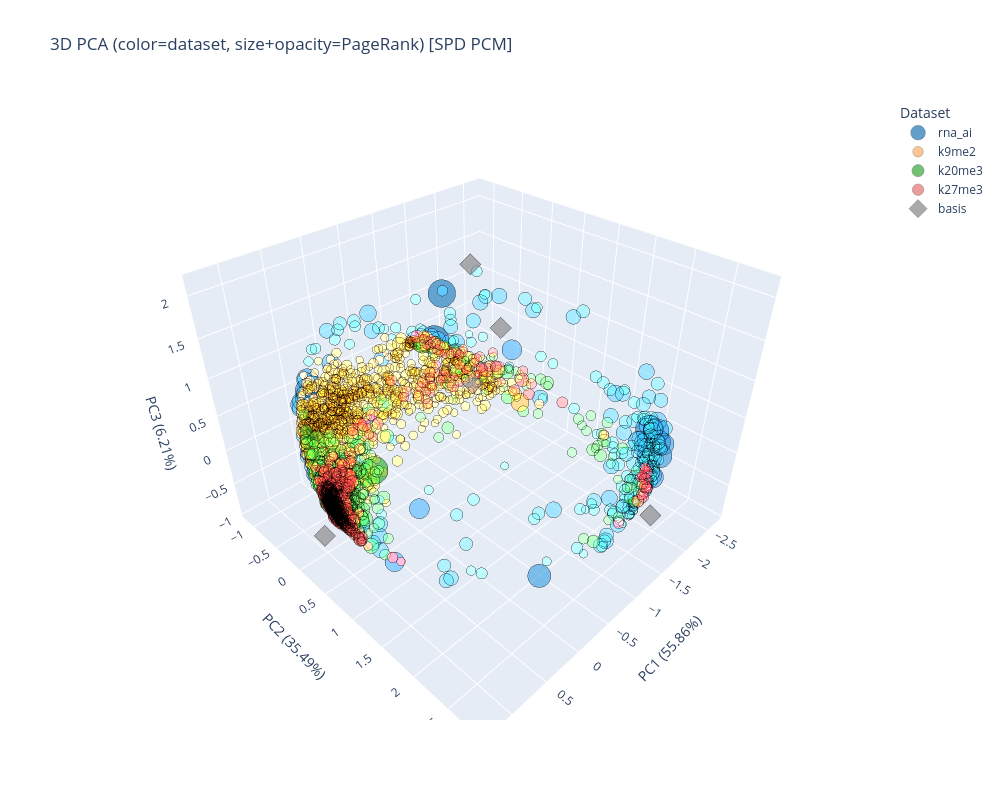

Notebook source saved alongside this figure:
### Code cell
import numpy as np
import pandas as pd
import plotly.graph_objects as go
from sklearn.decomposition import PCA


def build_pca_projection_map(data_dict, keys):
    combined_data = pd.concat([data_dict[k] for k in keys], axis=0)
    pca_model = PCA(n_components=3, random_state=42)
    combined_embedding = pca_model.fit_transform(combined_data)

    node_to_coords = {}
    start_idx = 0
    for k in keys:
        cat_df = data_dict[k]
        end_idx = start_idx + len(cat_df)
        cat_embedding = combined_embedding[start_idx:end_idx]
        for gene, coords in zip(cat_df.index, cat_embedding):
            node_to_coords[f"{gene}_{k}"] = coords
        start_idx = end_idx

    # Include basis vectors in PCA space for optional plotting
    standard_basis = np.eye(5)
    standard_basis_std = np.zeros_like(standard_basis)
    for i in range(5):
        row_mean = standard_basis[i].mean()
        row_std = standard_basis[i].std()
        if row_std == 0:
            standard_basis_std[i] = standard_basis[i] - row_mean
        else:
            standard_basis_std[i] = (standard_basis[i] - row_mean) / row_std

    basis_df = pd.DataFrame(standard_basis_std, columns=combined_data.columns)
    basis_coords = pca_model.transform(basis_df)
    for i, b in enumerate(["e1", "e2", "e3", "e4", "e5"]):
        node_to_coords[b] = basis_coords[i]

    return pca_model, node_to_coords


def plot_node_scores_on_pca(
    score_series,
    node_to_coords,
    pca_model,
    keys,
    title="3D PCA node scores",
    dataset_color_map=None,
    size_range=(6.0, 34.0),
    alpha_range=(0.20, 1.00),
    basis_size=14.0,
    basis_alpha=0.95,
    show=True,
    scale_mode="relative",
    score_reference=None,
    highlight_source_near_one=False,
    source_tolerance=0.02,
    source_size_multiplier=1.15,
    source_outline_color="#FFD700",
    source_legend_label=None,
):
    if dataset_color_map is None:
        dataset_color_map = {
            "rna_ai": "#1f77b4",
            "k9me2": "#ff7f0e",
            "k20me3": "#2ca02c",
            "k27me3": "#d62728",
            "basis": "#7f7f7f",
            "other": "#9467bd",
        }

    def infer_dataset(node_name):
        for dataset_name in sorted(keys, key=len, reverse=True):
            if str(node_name).endswith(f"_{dataset_name}"):
                return dataset_name
        if node_name in {"e1", "e2", "e3", "e4", "e5"}:
            return "basis"
        return "other"

    def hex_to_rgb(hex_color):
        h = hex_color.lstrip("#")
        return int(h[0:2], 16), int(h[2:4], 16), int(h[4:6], 16)

    score_series = pd.Series(score_series, dtype=float).dropna()
    score_series = score_series[np.isfinite(score_series.values)]
    score_series = score_series[score_series.index.isin(node_to_coords.keys())]

    if score_series.empty:
        raise ValueError("No score nodes matched PCA coordinates.")

    size_min, size_max = size_range
    radius_min, radius_max = size_min / 2.0, size_max / 2.0
    alpha_min, alpha_max = alpha_range

    node_datasets = pd.Series([infer_dataset(node) for node in score_series.index], index=score_series.index)
    basis_mask = node_datasets == "basis"
    non_basis_scores = score_series[~basis_mask]
    source_mask = pd.Series(False, index=score_series.index)
    if highlight_source_near_one and not non_basis_scores.empty:
        tol = float(source_tolerance)
        if tol < 0.0 or tol >= 1.0:
            raise ValueError("source_tolerance must be in [0, 1)")
        lower = 1.0 - tol
        upper = 1.0 + tol
        source_mask.loc[non_basis_scores.index] = (non_basis_scores >= lower) & (non_basis_scores <= upper)

    # Score scaling for non-basis nodes.
    # relative: min-max within current series (default).
    # absolute: divide sqrt(score) by fixed score_reference (for r-sweep comparability).
    score_norm = pd.Series(0.5, index=score_series.index, dtype=float)
    non_basis_for_scale = non_basis_scores[~source_mask.loc[non_basis_scores.index]]
    if not non_basis_for_scale.empty:
        transformed = pd.Series(
            np.sqrt(np.clip(non_basis_for_scale.to_numpy(dtype=float), a_min=0.0, a_max=None)),
            index=non_basis_for_scale.index,
        )
        if scale_mode == "relative":
            tmin = transformed.min()
            tmax = transformed.max()
            if np.isclose(tmax, tmin):
                score_norm.loc[transformed.index] = 0.5
            else:
                score_norm.loc[transformed.index] = (transformed - tmin) / (tmax - tmin)
        elif scale_mode == "absolute":
            if score_reference is None:
                raise ValueError("score_reference must be provided when scale_mode='absolute'")
            ref = float(score_reference)
            if (not np.isfinite(ref)) or ref <= 0.0:
                raise ValueError("score_reference must be a positive finite float")
            score_norm.loc[transformed.index] = np.clip(transformed / ref, 0.0, 1.0)
        else:
            raise ValueError("scale_mode must be either 'relative' or 'absolute'")

    if source_mask.any():
        score_norm.loc[source_mask] = 1.0

    fig = go.Figure()
    plot_order = [k for k in keys if k in node_datasets.values] + ["basis", "other"]

    for dataset_name in plot_order:
        dataset_nodes = node_datasets[node_datasets == dataset_name].index
        if len(dataset_nodes) == 0:
            continue

        dataset_scores = score_series.loc[dataset_nodes]
        dataset_coords = np.array([node_to_coords[node] for node in dataset_nodes])

        if dataset_name == "basis":
            marker_radii = np.full(len(dataset_nodes), basis_size / 2.0)
            marker_alphas = np.full(len(dataset_nodes), basis_alpha)
            marker_symbol = "diamond"
        else:
            dataset_norm = score_norm.loc[dataset_nodes].values
            marker_radii = radius_min + (radius_max - radius_min) * dataset_norm
            marker_alphas = alpha_min + (alpha_max - alpha_min) * dataset_norm
            marker_symbol = "circle"

        marker_sizes = 2.0 * marker_radii

        r, g, b = hex_to_rgb(dataset_color_map.get(dataset_name, dataset_color_map["other"]))
        marker_colors = [f"rgba({r},{g},{b},{alpha:.3f})" for alpha in marker_alphas]

        fig.add_trace(
            go.Scatter3d(
                x=dataset_coords[:, 0],
                y=dataset_coords[:, 1],
                z=dataset_coords[:, 2],
                mode="markers",
                name=dataset_name,
                marker=dict(
                    size=marker_sizes,
                    color=marker_colors,
                    symbol=marker_symbol,
                    line=dict(width=0.3, color="black"),
                ),
                text=[
                    f"{node}<br>Dataset: {dataset_name}<br>Score: {score:.6g}<br>Radius(px): {radius:.3f}<br>Opacity: {alpha:.3f}"
                    for node, score, radius, alpha in zip(dataset_nodes, dataset_scores.values, marker_radii, marker_alphas)
                ],
                hovertemplate="%{text}<extra></extra>",
            )
        )

    if highlight_source_near_one and source_mask.any():
        source_nodes = source_mask[source_mask].index
        source_coords = np.array([node_to_coords[node] for node in source_nodes])
        source_scores = score_series.loc[source_nodes]
        source_sizes = np.full(len(source_nodes), size_max * float(source_size_multiplier))
        source_label = source_legend_label or f"source score around 1 (+/- {source_tolerance:.2f})"

        fig.add_trace(
            go.Scatter3d(
                x=source_coords[:, 0],
                y=source_coords[:, 1],
                z=source_coords[:, 2],
                mode="markers",
                name=source_label,
                marker=dict(
                    size=source_sizes,
                    color="rgba(255,215,0,0.10)",
                    symbol="circle-open",
                    line=dict(width=5, color=source_outline_color),
                ),
                text=[
                    f"{node}<br>Source node<br>Score: {score:.6g}"
                    for node, score in zip(source_nodes, source_scores.values)
                ],
                hovertemplate="%{text}<extra></extra>",
            )
        )

    var = pca_model.explained_variance_ratio_
    fig.update_layout(
        title=title,
        scene=dict(
            xaxis_title=f"PC1 ({var[0]:.2%})",
            yaxis_title=f"PC2 ({var[1]:.2%})",
            zaxis_title=f"PC3 ({var[2]:.2%})",
        ),
        width=1000,
        height=800,
        legend=dict(title="Dataset"),
    )

    if show:
        fig.show()
    return fig


# Example: PageRank visualization (reusable for any other node-score series)
graph_for_pca = "spd"  # choose from: exp, gaussian, spd
pagerank_scores = centrality_scores[graph_for_pca]["pagerank"]

pca_model, node_to_coords = build_pca_projection_map(datasets, keys)

fig = plot_node_scores_on_pca(
    score_series=pagerank_scores,
    node_to_coords=node_to_coords,
    pca_model=pca_model,
    keys=keys,
    title=f"3D PCA (color=dataset, size+opacity=PageRank) [{graph_for_pca.upper()} PCM]",
)

from pathlib import Path
output_file = Path("Paper_results") / f"pca_pagerank_{graph_for_pca}.html"
output_file.parent.mkdir(parents=True, exist_ok=True)
fig.write_html(output_file, include_plotlyjs="cdn")
print(f"Saved interactive plot to: {output_file.resolve()}")

### Figure 1 — Plotly figure (JSON) as saved in the notebook; plotly's stock layout.template omitted (floating-point values rounded to 4 significant figures; data arrays with more than 128 entries replaced by an {"elided": "..."} marker saying what was removed)
{"data": [{"hovertemplate": "%{text}<extra></extra>", "marker": {"color": {"elided": "384 str values"}, "line": {"color": "black", "width": 0.3}, "size": {"elided": "384 float values"}, "symbol": "circle"}, "mode": "markers", "name": "rna_ai", "text": {"elided": "384 str values"}, "type": "scatter3d", "x": {"elided": "384 float values"}, "y": {"elided": "384 float values"}, "z": {"elided": "384 float values"}}, {"hovertemplate": "%{text}<extra></extra>", "marker": {"color": {"elided": "1001 str values"}, "line": {"color": "black", "width": 0.3}, "size": {"elided": "1001 float values"}, "symbol": "circle"}, "mode": "markers", "name": "k9me2", "text": {"elided": "1001 str values"}, "type": "scatter3d", "x": {"elided": "1001 float values"}, "y": {"elided": "1001 float values"}, "z": {"elided": "1001 float values"}}, {"hovertemplate": "%{text}<extra></extra>", "marker": {"color": {"elided": "657 str values"}, "line": {"color": "black", "width": 0.3}, "size": {"elided": "657 float values"}, "symbol": "circle"}, "mode": "markers", "name": "k20me3", "text": {"elided": "657 str values"}, "type": "scatter3d", "x": {"elided": "657 float values"}, "y": {"elided": "657 float values"}, "z": {"elided": "657 float values"}}, {"hovertemplate": "%{text}<extra></extra>", "marker": {"color": {"elided": "650 str values"}, "line": {"color": "black", "width": 0.3}, "size": {"elided": "650 float values"}, "symbol": "circle"}, "mode": "markers", "name": "k27me3", "text": {"elided": "650 str values"}, "type": "scatter3d", "x": {"elided": "650 float values"}, "y": {"elided": "650 float values"}, "z": {"elided": "650 float values"}}, {"hovertemplate": "%{text}<extra></extra>", "marker": {"color": ["rgba(127,127,127,0.950)", "rgba(127,127,127,0.950)", "rgba(127,127,127,0.950)", "rgba(127,127,127,0.950)", "rgba(127,127,127,0.950)"], "line": {"color": "black", "width": 0.3}, "size": [14.0, 14.0, 14.0, 14.0, 14.0], "symbol": "diamond"}, "mode": "markers", "name": "basis", "text": ["e3<br>Dataset: basis<br>Score: 8.07699e-05<br>Radius(px): 7.000<br>Opacity: 0.950", "e5<br>Dataset: basis<br>Score: 7.34072e-05<br>Radius(px): 7.000<br>Opacity: 0.950", "e4<br>Dataset: basis<br>Score: 2.78477e-05<br>Radius(px): 7.000<br>Opacity: 0.950", "e1<br>Dataset: basis<br>Score: 2.78477e-05<br>Radius(px): 7.000<br>Opacity: 0.950", "e2<br>Dataset: basis<br>Score: 2.78477e-05<br>Radius(px): 7.000<br>Opacity: 0.950"], "type": "scatter3d", "x": [1.265, -2.024, -0.9675, -1.447, -0.5625], "y": [0.4735, -0.6406, 0.4256, 2.731, 1.262], "z": [-0.2395, -0.3427, 2.137, -0.2445, 1.86]}], "layout": {"height": 800, "legend": {"title": {"text": "Dataset"}}, "scene": {"xaxis": {"title": {"text": "PC1 (55.86%)"}}, "yaxis": {"title": {"text": "PC2 (35.49%)"}}, "zaxis": {"title": {"text": "PC3 (6.21%)"}}}, "title": {"text": "3D PCA (color=dataset, size+opacity=PageRank) [SPD PCM]"}, "width": 1000}}
